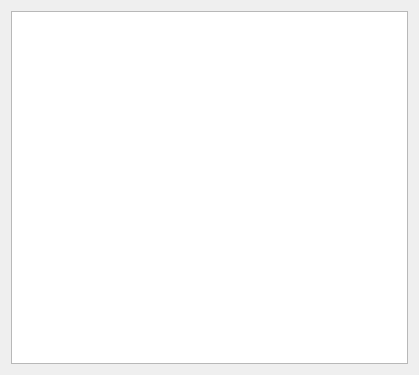
<?xml version="1.0" encoding="UTF-8"?>
<ui version="4.0">
 <class>Dialog</class>
 <widget class="QDialog" name="Dialog">
  <property name="geometry">
   <rect>
    <x>0</x>
    <y>0</y>
    <width>419</width>
    <height>375</height>
   </rect>
  </property>
  <property name="windowTitle">
   <string>Dialog</string>
  </property>
  <layout class="QVBoxLayout" name="verticalLayout">
   <item>
    <widget class="QTreeView" name="treeView"/>
   </item>
  </layout>
 </widget>
 <resources/>
 <connections/>
</ui>
